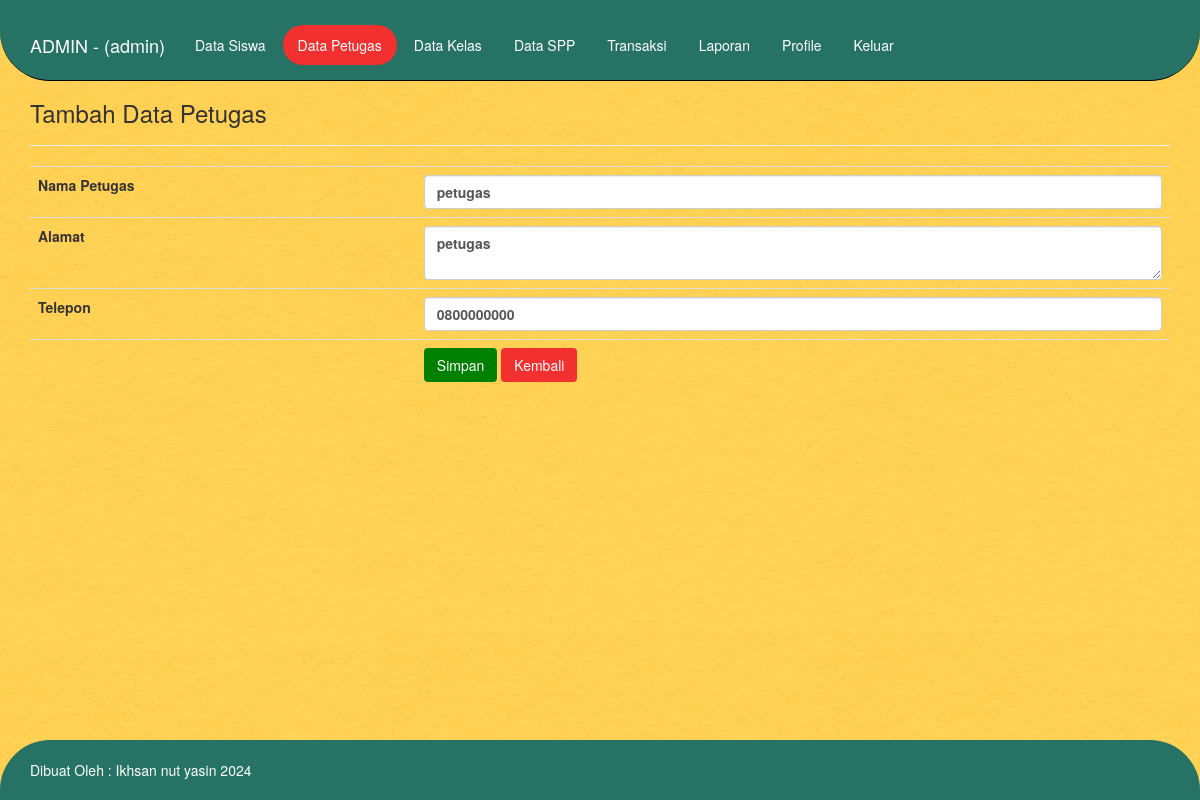
Page /app/admin/edit_petugas.php?id=7 (signed in) on the committed database.
### tables this page shows
CREATE TABLE `tb_petugas` (
  `id_petugas` int(11) NOT NULL,
  `username` varchar(35) NOT NULL,
  `password` varchar(50) NOT NULL,
  `nama_petugas` varchar(35) NOT NULL,
  `alamat` varchar(100) NOT NULL,
  `telepon` varchar(15) NOT NULL,
  `level` enum('admin','petugas') NOT NULL
);

### app/admin/edit_petugas.php (the view, shortened to what this page needs)
<?php
    include "../inc/koneksi.php";
    $qprofil = mysqli_query($konek, "SELECT * FROM tb_petugas WHERE id_petugas='$_SESSION[id]'");
    $profil = mysqli_fetch_array($qprofil);
?>
<!DOCTYPE html>
<html lang="en">
<head>
    <link href="./../assets/css/bootstrap.min.css" rel="stylesheet">
    <link href="./../assets/style.css" rel="stylesheet">
</head>
<body>
     <nav class="navbar navbar-default navbar-fixed-top" style="border-radius: 0px 0px 50px 50px; border-color: black; background-color:  #267365;">
      <div class="container">
        <div class="navbar-header" style="margin-top: 20px;">
          <a class="navbar-brand" href="./" style="color: white;">ADMIN - (<?php echo $profil['nama_petugas']; ?>)</a>
        </div>
        <div style="margin-top: 25px; margin-bottom: 10px;">
         <ul class="nav nav-pills" role="tablist">
            <li role="presentation"><a href="tampil_siswa.php">Data Siswa</a></li>
            <li role="presentation" style="background-color: #F23030; border-radius: 50px;"><a href="tampil_petugas.php">Data Petugas</a></li>
            <li role="presentation"><a href="tampil_kelas.php">Data Kelas</a></li>
            <li role="presentation"><a href="tampil_spp.php">Data SPP</a></li>
            <li role="presentation"><a href="transaksi.php">Transaksi</a></li>
            <li role="presentation"><a href="laporan.php">Laporan</a></li>
            <li role="presentation"><a href="profile.php">Profile</a></li>
            <li role="presentation"><a href="../inc/logout.php">Keluar</a></li>
      </ul>
        </div>
      </div>
    </nav>
    <?php
        $id = $_GET['id'];
        $sqlEdit = mysqli_query($konek, "SELECT * FROM tb_petugas WHERE id_petugas='$id'");
        $e = mysqli_fetch_array($sqlEdit);
    ?>
    <div class="container">
        <div class="page-header">
            <h3>Tambah Data Petugas</h3>
        </div>
        <form action="" method="post">
            <table class="table">
                <tr>
                    <td>Nama Petugas</td>
                    <td><input class="form-control" type="text" name="nama" value="<?php echo $e['nama_petugas']; ?>"></td>
                </tr>
                <tr>
                    <td>Alamat</td>
                    <td><textarea class="form-control" name="alamat"><?php echo $e['alamat']; ?></textarea></td>
                </tr>
                <tr>
                    <td>Telepon</td>
                    <td><input class="form-control" type="number" name="telp" value="<?php echo $e['telepon']; ?>"></td>
                </tr>
                <tr>
                    <td></td>
                    <td>
                    <input class="btn " style="background-color:green; color:white;" type="submit" value="Simpan">
                    <a class="btn" style="background-color:#f23030;" href="tampil_spp.php">Kembali</a>
                </td>
                </tr>
            </table>
        </form>
    </div>
<?php include "footer.php"; ?>

### app/assets/style.css (style rules this page uses)
html { position: relative; min-height: 100%; }
body { margin-bottom: 60px; }
body > .container { padding: 60px 15px 0; }

### app/admin/edit_petugas.php (style rules this page uses)
body { background-image: url(../assets/img/bg-1.jpg); background-size: cover; }
a { color: white; }
td { font-weight: bold; }

### rows in the picture
tb_petugas: nama_petugas "admin"
tb_petugas: nama "petugas", alamat "petugas", telp "0800000000"
